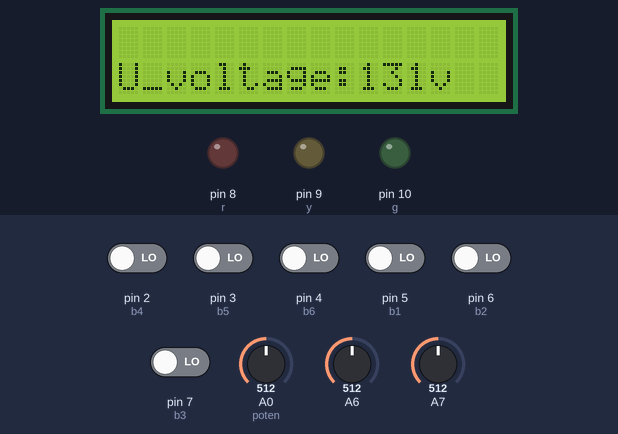
Bench run of a sketch on a simulated Arduino Uno, built with avr-gcc and run on an emulated ATmega328P. On the bench: 16×2 character LCD, output pins drawn as LEDs (lit = HIGH). The inputs (shaded band) are chosen by the test bench; at power-on: pin 2 (b4), pin 3 (b5), pin 4 (b6), pin 5 (b1), pin 6 (b2), pin 7 (b3) LOW, A0 (poten) = 512, A6 = 512, A7 = 512. What the sketch prints to the serial monitor is not drawn.

Above: at 1.3 s.
1.4 s: A0 (poten) set to 732
At 2.9 s:
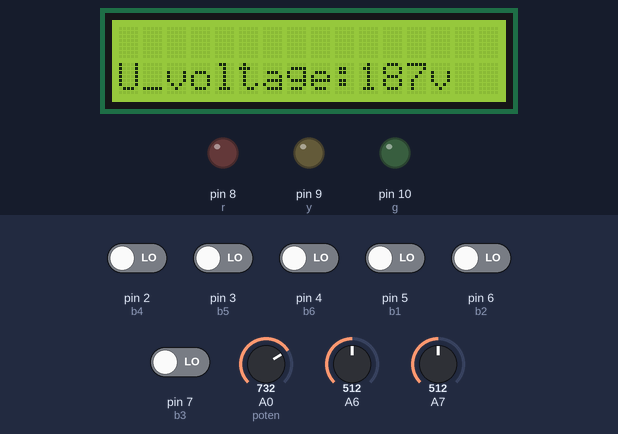
3.7 s: A0 (poten) set to 757
At 5.5 s:
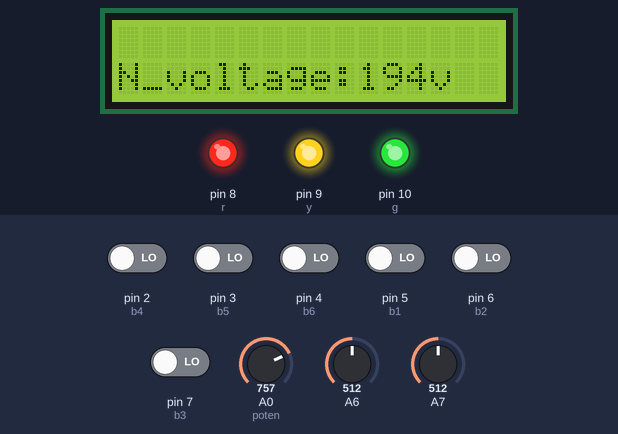
5.8 s: pin 2 (b4) driven HIGH
At 10.5 s:
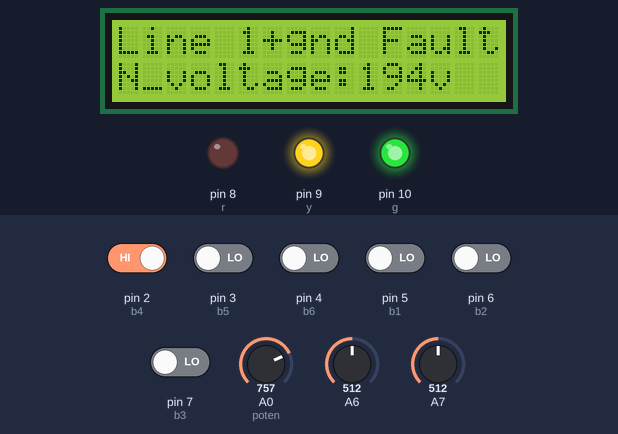
Timing chart, 0 to 12.0 s (numbered marks = the images above; inputs shaded):
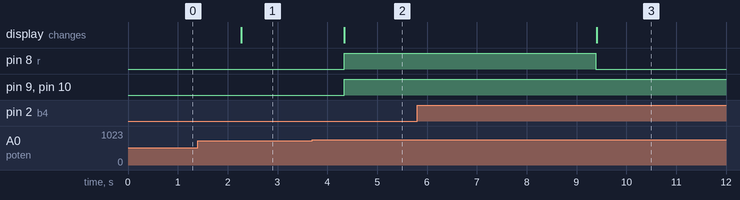

Measured:
- the behaviour switches between 740 and 741 on A0 (poten) (found by bisection; images 1 and 2)
- after the input at 1.4 s, the display: changes after 0.87 s (image 1)
- after the input at 3.7 s, pin 8 (r), pin 9 (y), pin 10 (g): LOW → HIGH after 0.64 s; the display: changes after 0.64 s (image 2)
- after the input at 5.8 s, pin 8 (r): HIGH → LOW after 3.6 s; the display: changes after 3.6 s (image 3)

The sketch:

930_Three_Phase_Line_Fault_Detection_with_Overvoltage_Under_.ino
```cpp
#include <Wire.h>
#include <LiquidCrystal_I2C.h>
LiquidCrystal_I2C lcd(0x27, 16, 2);
int r = 8;
int y = 9;
int g = 10;

int b1 = 5;
int b2 = 6;
int b3 = 7;
int b4 = 2;
int b5 = 3;
int b6 = 4;

const int poten = A0;

void setup() {
  Serial.begin(9600);

  pinMode(poten, INPUT);

  pinMode(b1, INPUT);
  pinMode(b2, INPUT);
  pinMode(b3, INPUT);
  pinMode(b4, INPUT);
  pinMode(b5, INPUT);
  pinMode(b6, INPUT);

  pinMode(r, OUTPUT);
  pinMode(y, OUTPUT);
  pinMode(g, OUTPUT);

  lcd.backlight();
  lcd.init();
  lcd.clear();
  lcd.begin(16, 2);
}

void loop() {
  int b11 = digitalRead(b1);
  int b22 = digitalRead(b2);
  int b33 = digitalRead(b3);
  int b44 = digitalRead(b4);
  int b55 = digitalRead(b5);
  int b66 = digitalRead(b6);
  int pot = analogRead(poten);
  int volt = analogRead(pot);
  volt = pot / 3.9;

  Serial.print("volt ");
  Serial.println(volt);
  Serial.print(b11);
  Serial.print(b22);
  Serial.print(b33);
  Serial.print(b44);
  Serial.print(b55);
  Serial.print(b66);
  Serial.println();

  // Check voltage conditions and update LED states accordingly
  if (volt < 190) {
    lcd.setCursor(0, 1);
    lcd.print("U_voltage:");
    lcd.print(volt);
    lcd.print("v    ");
    digitalWrite(r, LOW);
    digitalWrite(y, LOW);
    digitalWrite(g, LOW);
    //digitalWrite(buzzer,HIGH);
    //delay(2000);
  } else if (volt > 240) {
    lcd.setCursor(0, 1);
    lcd.print("O_voltage:");
    lcd.print(volt);
    lcd.print("v    ");
    digitalWrite(r, LOW);
    digitalWrite(y, LOW);
    digitalWrite(g, LOW);
    //digitalWrite(buzzer,HIGH);
    delay(2000);
  } else { // Voltage is within acceptable range
    lcd.setCursor(0, 1);
    lcd.print("N_voltage:");
    lcd.print(volt);
    lcd.print("v    ");

    digitalWrite(r, HIGH);
    digitalWrite(y, HIGH);
    digitalWrite(g, HIGH);
    //digitalWrite(buzzer,LOW);
    delay(2000);
  }

  // Check other button conditions and update LED states accordingly
  if (b11 == HIGH) {
    digitalWrite(r, LOW);
    digitalWrite(y, LOW);
    lcd.setCursor(0, 0);
    lcd.print("Line 1+2 Fault");
    delay(10000);
  }

  if (b22 == HIGH) {
    digitalWrite(y, LOW);
    digitalWrite(g, LOW);
    lcd.setCursor(0, 0);
    lcd.print("Line 2+3 Fault");
    delay(10000);
  }

  if (b33 == HIGH) {
    digitalWrite(g, LOW);
    digitalWrite(r, LOW);
    lcd.setCursor(0, 0);
    lcd.print("Line 1+3 Fault");
    delay(10000);
  }

  if (b44 == HIGH) {
    digitalWrite(r, LOW);
    lcd.setCursor(0, 0);
    lcd.print("Line 1+gnd Fault");
    delay(10000);
  }

  if (b55 == HIGH) {
    digitalWrite(y, LOW);
    lcd.setCursor(0, 0);
    lcd.print("Line 2+gnd Fault");
    delay(10000);
  }

  if (b66 == HIGH) {
    digitalWrite(g, LOW);
    lcd.setCursor(0, 0);
    lcd.print("Line 3+gnd Fault");
    delay(10000);
  }

  if (b11 == LOW && b22 == LOW && b33 == LOW && b44 == LOW && b55 == LOW && b66 == LOW) {

    lcd.setCursor(0, 0);
    lcd.print("                               ");
    delay(1000);
  }
}
```
